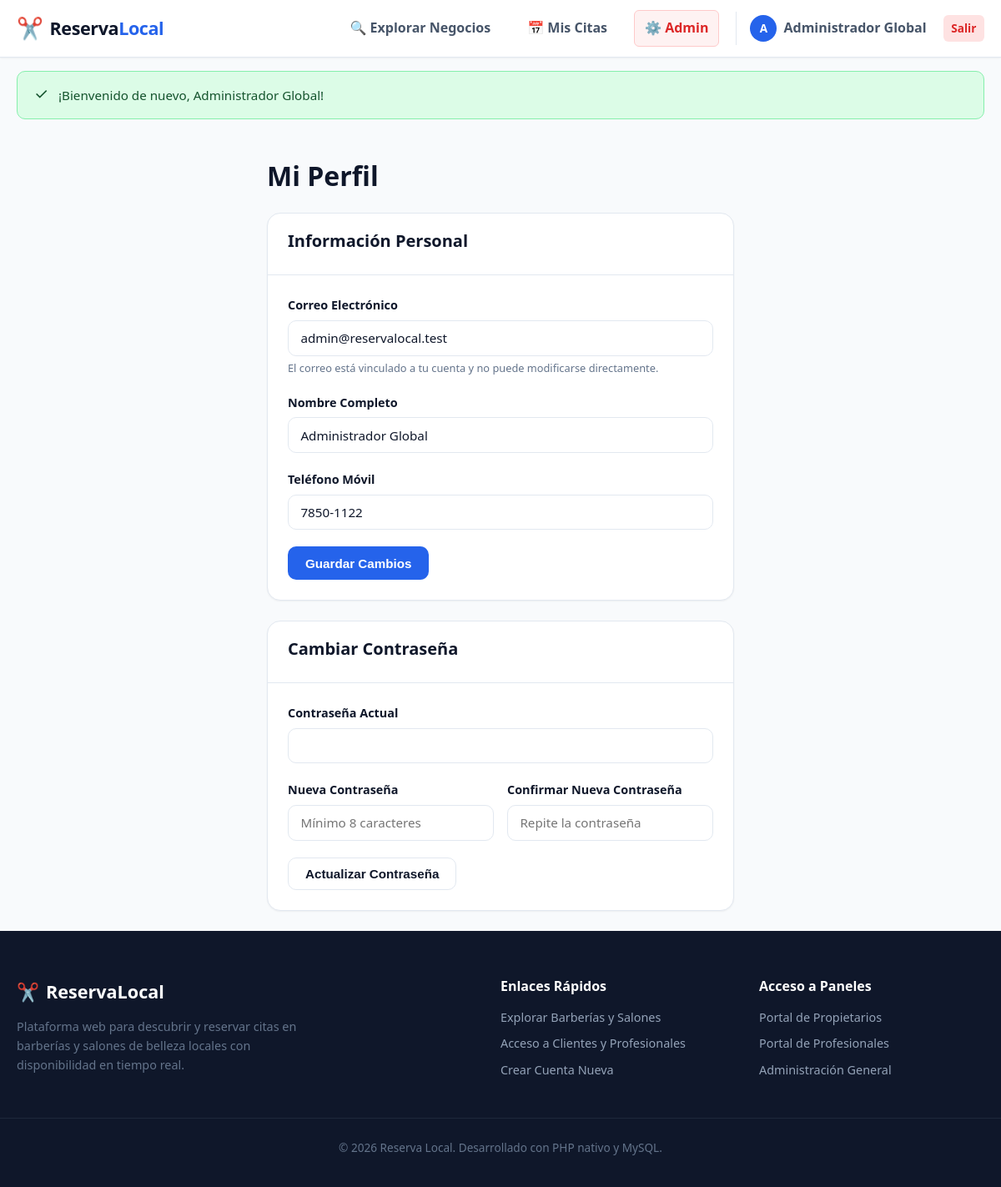
Page /public/perfil.php (signed in) on the committed database.
### tables this page shows
CREATE TABLE usuarios (
    id INT AUTO_INCREMENT PRIMARY KEY,
    nombre VARCHAR(100) NOT NULL,
    email VARCHAR(150) NOT NULL UNIQUE,
    password_hash VARCHAR(255) NOT NULL,
    telefono VARCHAR(30) NULL,
    estado ENUM('activo', 'inactivo', 'bloqueado') NOT NULL DEFAULT 'activo',
    creado_en TIMESTAMP DEFAULT CURRENT_TIMESTAMP,
    actualizado_en TIMESTAMP DEFAULT CURRENT_TIMESTAMP ON UPDATE CURRENT_TIMESTAMP,
    INDEX idx_usuarios_email (email),
    INDEX idx_usuarios_estado (estado)
);

### app/helpers/helpers.php (called while the page is built, shortened)
<?php
if (!function_exists('e')) {
    function e(?string $value): string {
        return htmlspecialchars($value ?? '', ENT_QUOTES, 'UTF-8');
    }
}
if (!function_exists('auth_user')) {
    function auth_user(): ?array {
        return $_SESSION['user'] ?? null;
    }
}
if (!function_exists('user_roles')) {
    function user_roles(): array {
        $u = auth_user();
        return $u['roles'] ?? [];
    }
}
if (!function_exists('base_path_url')) {
    function base_path_url(): string {
        $script = $_SERVER['SCRIPT_NAME'] ?? '';
        if (strpos($script, '/reserva-local/public') !== false) {
            return '/reserva-local/public';
        }
        return '';
    }
}
if (!function_exists('url')) {
    function url(string $path = ''): string {
        $base = base_path_url();
        $path = '/' . ltrim($path, '/');
        if ($path === '/' && !empty($base)) {
            return $base . '/';
        }
        return $base . $path;
    }
}
if (!function_exists('asset')) {
    function asset(string $path): string {
        $path = ltrim($path, '/');
        return url('/' . $path);
    }
}
if (!function_exists('get_flash')) {
    function get_flash(): ?array {
        if (isset($_SESSION['flash'])) {
            $flash = $_SESSION['flash'];
            return $flash;
        }
        return null;
    }
}

### app/models/Usuario.php (called while the page is built, shortened)
<?php
class Usuario {
    public static function findById(int $id): ?array {
        $pdo = Database::getConnection();
        $stmt = $pdo->prepare("SELECT * FROM usuarios WHERE id = ?");
        $stmt->execute([$id]);
        $user = $stmt->fetch();
        if ($user) {
            $user['roles'] = self::getRoles($user['id']);
        }
        return $user ?: null;
    }
    public static function getRoles(int $userId): array {
        $pdo = Database::getConnection();
        $stmt = $pdo->prepare("
            SELECT r.nombre
            FROM roles r
            JOIN usuario_roles ur ON ur.rol_id = r.id
            WHERE ur.usuario_id = ?
        ");
        $stmt->execute([$userId]);
        return $stmt->fetchAll(PDO::FETCH_COLUMN) ?: [];
    }
}

### public/perfil.php (the view, shortened to what this page needs)
<?php
$userId = auth_id();
$user = Usuario::findById($userId);
require APP_ROOT . '/app/views/layouts/header.php';
?>
<div class="container container-sm py-4">
    <h1 class="mb-4">Mi Perfil</h1>
    <div class="card mb-4">
        <div class="card-header">
            <h3>Información Personal</h3>
        </div>
        <div class="card-body">
            <form action="<?= url('/perfil.php') ?>" method="POST">
                <div class="form-group">
                    <label for="email" class="form-label">Correo Electrónico</label>
                    <input type="email" id="email" class="form-control" value="<?= e($user['email']) ?>" disabled>
                    <div class="form-text">El correo está vinculado a tu cuenta y no puede modificarse directamente.</div>
                </div>
                <div class="form-group">
                    <label for="nombre" class="form-label">Nombre Completo</label>
                    <input type="text" id="nombre" name="nombre" class="form-control" value="<?= e($user['nombre']) ?>" required>
                </div>
                <div class="form-group">
                    <label for="telefono" class="form-label">Teléfono Móvil</label>
                    <input type="tel" id="telefono" name="telefono" class="form-control" value="<?= e($user['telefono']) ?>" placeholder="ej. 5512345678">
                </div>
                <button type="submit" class="btn btn-primary">Guardar Cambios</button>
            </form>
        </div>
    </div>
    <div class="card">
        <div class="card-header">
            <h3>Cambiar Contraseña</h3>
        </div>
        <div class="card-body">
            <form action="<?= url('/perfil.php') ?>" method="POST">
                <div class="form-group">
                    <label for="current_password" class="form-label">Contraseña Actual</label>
                    <input type="password" id="current_password" name="current_password" class="form-control" required>
                </div>
                <div class="form-row">
                    <div class="form-group">
                        <label for="new_password" class="form-label">Nueva Contraseña</label>
                        <input type="password" id="new_password" name="new_password" class="form-control" required placeholder="Mínimo 8 caracteres">
                    </div>
                    <div class="form-group">
                        <label for="confirm_password" class="form-label">Confirmar Nueva Contraseña</label>
                        <input type="password" id="confirm_password" name="confirm_password" class="form-control" required placeholder="Repite la contraseña">
                    </div>
                </div>
                <button type="submit" class="btn btn-outline">Actualizar Contraseña</button>
            </form>
        </div>
    </div>
</div>
<?php require APP_ROOT . '/app/views/layouts/footer.php'; ?>

### app/views/layouts/header.php (shortened to what this page needs)
<?php
$authUser = auth_user();
$roles = user_roles();
$currentUrl = $_SERVER['REQUEST_URI'] ?? '';
$flash = get_flash();
?>
<!DOCTYPE html>
<html lang="es">
<head>
    <link rel="stylesheet" href="<?= asset('assets/css/app.css') ?>">
</head>
<body>
    <header class="navbar">
        <div class="container navbar-container">
            <a href="<?= url('/') ?>" class="brand-logo">
                <span class="logo-icon">✂️</span>
                <span class="logo-text">Reserva<span class="logo-highlight">Local</span></span>
            </a>
            <nav class="nav-menu" id="navMenu">
                <ul class="nav-list">
                    <li><a href="<?= url('/explorar.php') ?>" class="nav-link <?= strpos($currentUrl, 'explorar') !== false ? 'active' : '' ?>">🔍 Explorar Negocios</a></li>
                    <?php if ($authUser): ?>
                        <li><a href="<?= url('/mis-citas.php') ?>" class="nav-link <?= strpos($currentUrl, 'mis-citas') !== false ? 'active' : '' ?>">📅 Mis Citas</a></li>
                        <?php if (in_array('administrador', $roles, true)): ?>
                            <li><a href="<?= url('/administrador/') ?>" class="nav-link nav-badge-admin">⚙️ Admin</a></li>
                        <?php endif; ?>
                        <li class="nav-user-dropdown">
                            <a href="<?= url('/perfil.php') ?>" class="nav-link nav-user">
                                <span class="user-avatar"><?= strtoupper(substr($authUser['nombre'], 0, 1)) ?></span>
                                <span class="user-name"><?= e($authUser['nombre']) ?></span>
                            </a>
                            <a href="<?= url('/logout.php') ?>" class="btn-logout" title="Cerrar sesión">Salir</a>
                        </li>
                    <?php else: ?>
                        <li><a href="<?= url('/login.php') ?>" class="nav-link">Iniciar Sesión</a></li>
                        <li><a href="<?= url('/registro.php') ?>" class="btn btn-primary btn-sm">Registrarse</a></li>
                    <?php endif; ?>
                </ul>
            </nav>
        </div>
    </header>
    <main class="main-content">
        <?php if ($flash): ?>
            <div class="container mt-3">
                <div class="alert alert-<?= e($flash['type']) ?>" role="alert">
                    <span class="alert-icon">
                        <?= $flash['type'] === 'success' ? '✓' : ($flash['type'] === 'error' ? '⚠️' : 'ℹ️') ?>
                    </span>
                    <div class="alert-body"><?= e($flash['message']) ?></div>
                </div>
            </div>
        <?php endif; ?>

### rows in the picture
usuarios: nombre "A", nombre "Administrador Global", email "admin@reservalocal.test", telefono "7850-1122"

### other values in the picture
$flash['message'] "¡Bienvenido de nuevo, Administrador Global!"
